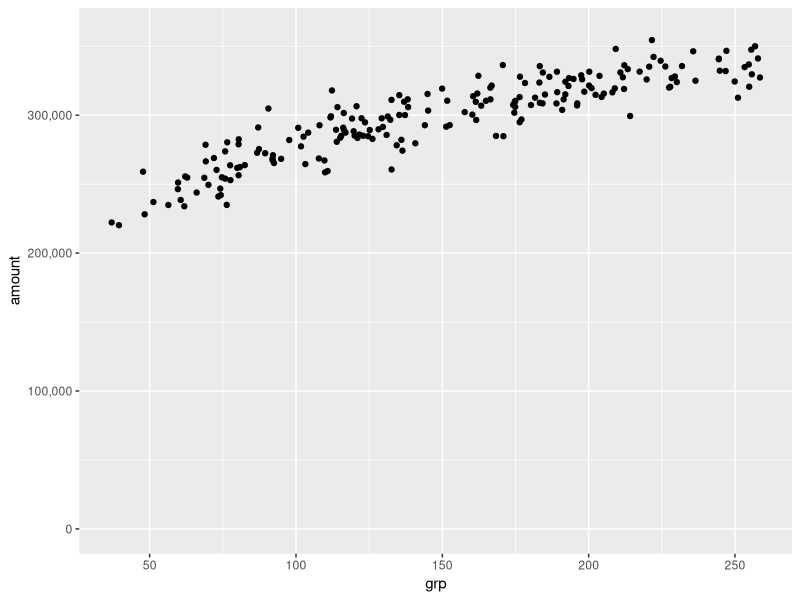
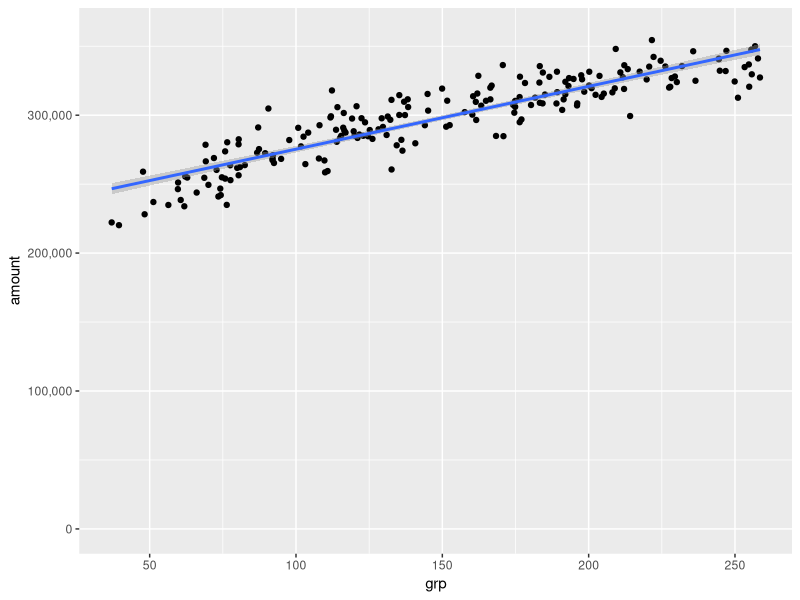
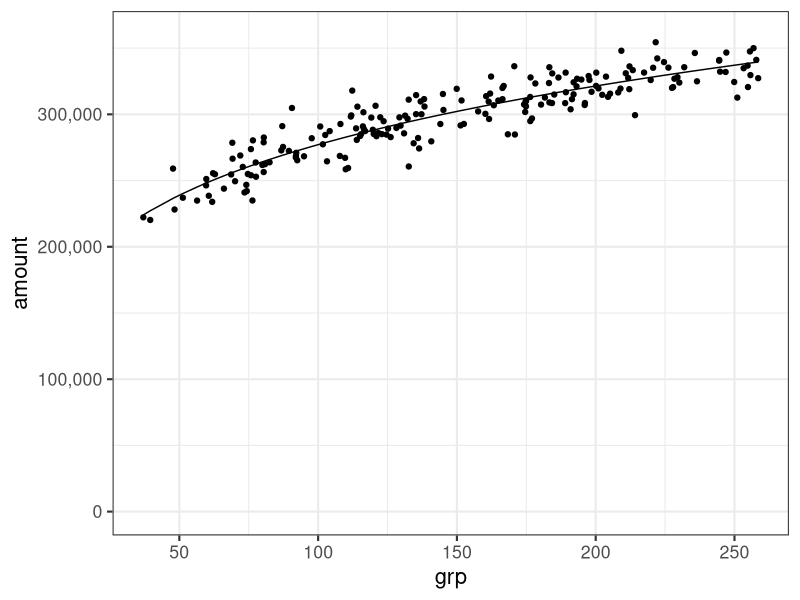

The R source for these figures, in order:
#広告量やほかの要因を説明変数としたKPIの予測モデルの構築と分析

#今回は線形型と逓減型の回帰モデルを作成する

library(ggplot2)
library(scales)

#[GRP(のべ視聴率)と売上データ]の読み込み
grp.data <- read.csv("grp.csv", header = T)

#散布図の描画
ggplot(grp.data, aes(x = grp, y = amount)) +
  geom_point() +
  scale_y_continuous(label = comma, limits = c(0,360000)) +
  xlab("grp") + 
  ylab("amount")


##線形モデル

#線形モデルの可視化は、geom_smotth関数ですぐに可能
ggplot(grp.data, aes(x = grp, y = amount)) +
  geom_point() +
  scale_y_continuous(label = comma, limits = c(0,360000)) +
  geom_smooth(method = "lm") +
  xlab("grp") + 
  ylab("amount")

#モデルの構築
fit <- lm(amount ~ grp, data = grp.data)

#モデル概要の表示
summary(fit)


##逓減モデル

#x,y軸をそれぞれ対数変換すればよい

#モデルの構築
fit <- lm(log(amount) ~ log(grp), data = grp.data)

#モデル概要の表示
summary(fit)

#対数変換したので、係数の読み取り方に注意が必要。係数が0.21ということは、GRPが1%増えると売上は0.21%増加するという意味

#逓減モデルの予測結果を描画
fit.data <- data.frame(grp = grp.data$grp, amount = exp(fit$fitted.values))

ggplot(grp.data, aes(x = grp, y = amount)) +
  geom_point() +
  geom_line(data = fit.data, aes(x = grp, y = amount)) +
  scale_y_continuous(label = comma, limits = c(0,360000)) +
  xlab("grp") + 
  ylab("amount")+
  theme_bw(16)
